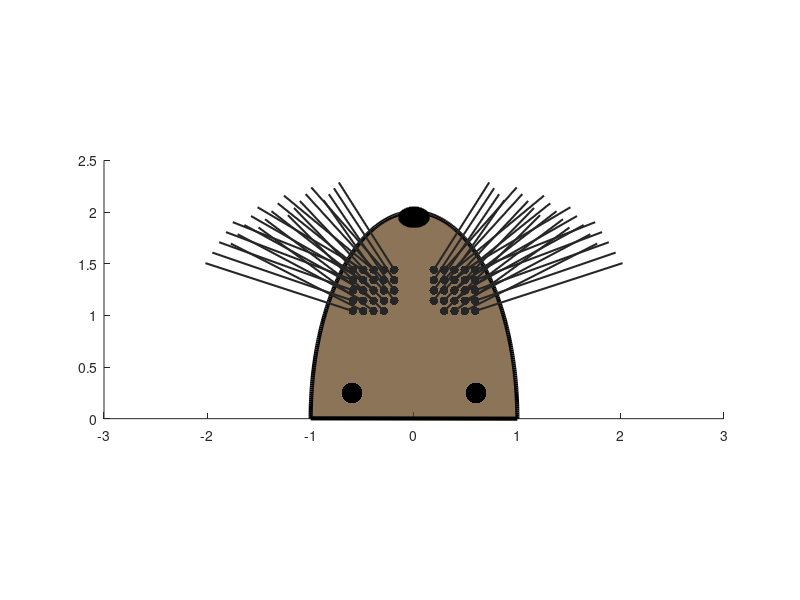

Here is the MATLAB script that generated this plot:


% settings
faceWid = 1;
faceHgt = 2;
padWid = .4;
padLoc = [.4 1.25];
noseWid = .15;
noseHgt = .1;
wiskAngles = [.2 1] * (pi/2);
wiskLengths = [1 1.5];
eyePos = [.6 .25];
eyeRad = .1;


% pad layout
pad = {'\alpha', '\beta', '\gamma', '\delta', ...
    'A1', 'B1', 'C1', 'D1', 'E1', ...
    'A2', 'B2', 'C2', 'D2', 'E2', ...
    'A3', 'B3', 'C3', 'D3', 'E3', ...
    'A4', 'B4', 'C4', 'D4', 'E4'};
padX = [2 3 4 5, 1 2 3 4 5, 1 2 3 4 5, 1 2 3 4 5, 1 2 3 4 5];
padY = [1 1 1 1, 2 2 2 2 2, 3 3 3 3 3, 4 4 4 4 4, 5 5 5 5 5];
whiskers = pad;
% whiskers = {'\alpha', '\beta', '\gamma'};
bilateral = true;


% initializations
padX = padX - mean(padX);
padY = padY - mean(padY);
bins = ismember(pad, whiskers);
close all;
figure('menubar', 'none', 'color', 'white', 'position', [584 514 584 534]); hold on


% face outline
t = 0:0.01:pi;
x = faceWid*cos(t);
y = faceHgt*sin(t);
patch(x, y, [102, 70, 34]/255, 'EdgeColor', 'black', 'LineWidth', 3, 'facealpha', .75)

% nose, eyes
t = 0:0.01:2*pi;
x = noseWid*cos(t);
y = noseHgt*sin(t) + faceHgt-.5*noseHgt;
patch(x, y, 'black')
rectangle('position', [eyePos(1)-eyeRad, eyePos(2)-eyeRad, 2*eyeRad, 2*eyeRad], 'curvature', [1 1], 'facecolor', 'black', 'edgecolor', 'none');
rectangle('position', [-eyePos(1)-eyeRad, eyePos(2)-eyeRad, 2*eyeRad, 2*eyeRad], 'curvature', [1 1], 'facecolor', 'black', 'edgecolor', 'none');

% whisker pad
scaling = (padWid/range(padX));
x = padX*scaling + padLoc(1);
y = padY*scaling + padLoc(2);
scatter(x, y, 40, [.15 .15 .15], 'filled')
if bilateral; scatter(-x, y, 40, [.15 .15 .15], 'filled'); end

% whiskers
xFrac = (padX-min(padX)) / range(padX);
yFrac = (padY-min(padY)) / range(padY);
for i = find(bins)
    a = interp1([-1 1], wiskAngles, -xFrac(i) + .1*yFrac(i));
    l = interp1([-1 1], wiskLengths, xFrac(i)-yFrac(i));
    plot([x(i) x(i)+cos(a)*l], [y(i) y(i)+sin(a)*l], ...
        'Color', [.15 .15 .15], 'linewidth', 1.5)
    if bilateral
        plot(-[x(i) x(i)+cos(a)*l], [y(i) y(i)+sin(a)*l], ...
            'Color', [.15 .15 .15], 'linewidth', 1.5)
    end
end

% set axis appearance
daspect([1 1 1])